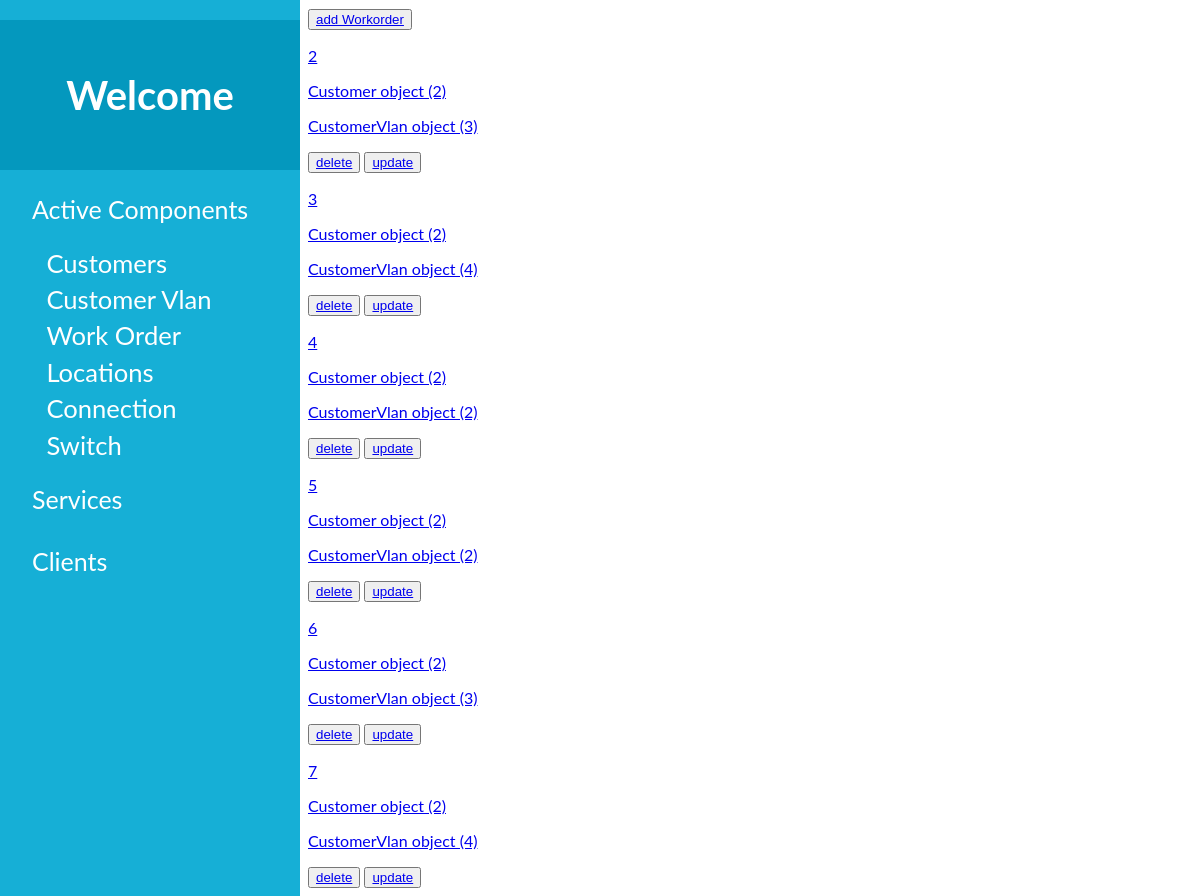
The app's page /devices/workorder with its own data.
### sitadevices/models.py (models this page shows)
class WorkOrder(models.Model):
        company_id = models.ForeignKey(Customer, on_delete=models.CASCADE)
        vlan_number = models.ForeignKey(CustomerVlan, on_delete=models.CASCADE)
        submitted_date_time = models.DateTimeField(default=timezone.now)

class Customer(models.Model):
    company_name = models.CharField(max_length=255)
    contact_person = models.CharField(max_length=255)
    email = models.EmailField()
    phone = models.IntegerField()
    active = models.CharField(choices=yesno, max_length=200)
    submitted_date_time = models.DateTimeField(default=timezone.now)

class CustomerVlan(models.Model):
    custumor = models.ForeignKey(Customer, on_delete=models.CASCADE)
    vlan_number = models.IntegerField()
    usage = models.CharField(choices=usages, max_length=200)
    config_date = models.DateTimeField()
    vlan_description = models.TextField()
    ip_config = models.CharField(choices=ip, max_length=200)
    dhcp_ip_range = models.CharField(max_length=50)
    lan_ip_range = models.CharField(max_length=50)
    lan_subnet_mask = models.CharField(max_length=50)
    wan_public_ip = models.CharField(max_length=50)
    wan_subnet_mask = models.CharField(max_length=50)
    bandwidth = models.IntegerField()
    additional_config = models.TextField()
    remark = models.TextField()
    disconnection_date = models.DateField(null=True, blank=True)
    submitted_date_time = models.DateTimeField(default=timezone.now)

### sitadevices/views.py (the view)
# urls.py: path('workorder', WorkOrders, name="workorderlist"),
def WorkOrders(request):
    WorkOrders = WorkOrder.objects.all()
    dic = {
        'workorder': WorkOrders,
    }
    return render(request, 'admin/WorkOrder/workorder.html', {'dic': dic})

### sitadevices/templates/admin/WorkOrder/workorder.html
{% extends '../base1.html' %}
{% block content %}
<button> <a href="{%url 'device:workorderinp' %}">add Workorder</a></button>
{% for workorder in dic.workorder %}
    <a href="{%url 'device:workorderind' workorder.id%}">
        <p>{{workorder.id}}</p>
        <p>{{workorder.company_id}}</p>
        <p>{{workorder.vlan_number}}</p>
    </a>
    <button><a href="{%url 'device:workorderdel' workorder.id%}">delete</a></button>
    <button><a href="{%url 'device:workorderupd' workorder.id%}">update</a></button>
{% endfor %}
{% endblock  %}

### sitadevices/templates/admin/base1.html (style rules this page uses)
body { font-family: "Lato", sans-serif; }

### records on screen
WorkOrder: id "2", company_id "Customer object (2)", vlan_number "CustomerVlan object (3)"
WorkOrder: id "3", company_id "Customer object (2)", vlan_number "CustomerVlan object (4)"
WorkOrder: id "4", company_id "Customer object (2)", vlan_number "CustomerVlan object (2)"
WorkOrder: id "5", company_id "Customer object (2)", vlan_number "CustomerVlan object (2)"
WorkOrder: id "6", company_id "Customer object (2)", vlan_number "CustomerVlan object (3)"
WorkOrder: id "7", company_id "Customer object (2)", vlan_number "CustomerVlan object (4)"
